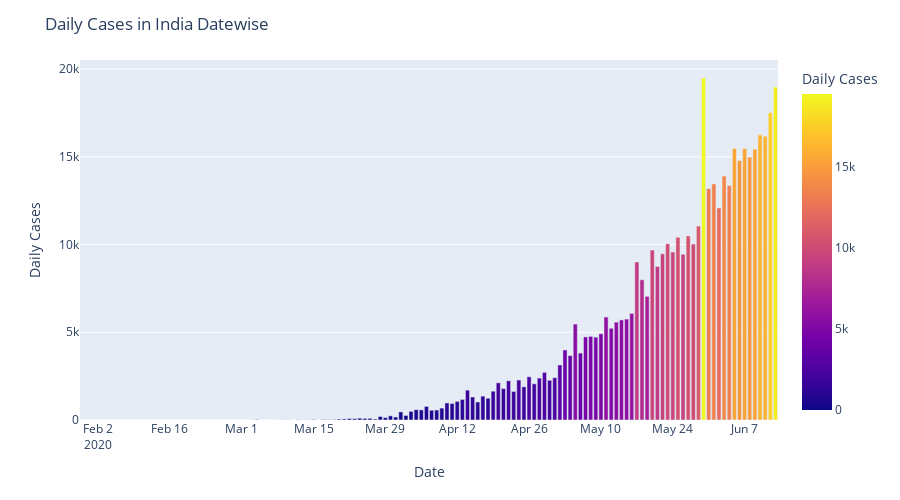

Notebook code cell kept with this figure:
### Markdown cell above
### 1. Daily Cases in India Datewise

### Code cell
#Daily Cases in India Datewise
corona_data = df_corona_in_india.groupby(['Date'])['Total Cases'].sum().reset_index().sort_values('Total Cases',ascending = True)
corona_data['Daily Cases'] = corona_data['Total Cases'].sub(corona_data['Total Cases'].shift()) #subtract and shift  
#shift function can have variable time frame, you could group the values in a weekly as well
## https://www.w3resource.com/pandas/dataframe/dataframe-shift.php 

corona_data['Daily Cases'].iloc[0] = corona_data['Total Cases'].iloc[0] #getting the first item in dataframe
corona_data['Daily Cases'] = corona_data['Daily Cases'].astype(int) #converting to int type
fig = px.bar(corona_data, y='Daily Cases', x='Date',hover_data =['Daily Cases'], color='Daily Cases', height=500) #bar chart using plotly
fig.update_layout(
    title='Daily Cases in India Datewise')
fig.show()

### Figure 1 — Plotly figure (JSON) as saved in the notebook; plotly's stock layout.template omitted (floating-point values rounded to 4 significant figures; data arrays with more than 128 entries replaced by an {"elided": "..."} marker saying what was removed)
{"data": [{"alignmentgroup": "True", "customdata": {"elided": "136x1 int values"}, "hovertemplate": "Date=%{x}<br>Daily Cases=%{marker.color}<extra></extra>", "legendgroup": "", "marker": {"color": {"elided": "136 int values"}, "coloraxis": "coloraxis"}, "name": "", "offsetgroup": "", "orientation": "v", "showlegend": false, "textposition": "auto", "type": "bar", "x": {"elided": "136 str values"}, "xaxis": "x", "y": {"elided": "136 int values"}, "yaxis": "y"}], "layout": {"barmode": "relative", "coloraxis": {"colorbar": {"title": {"text": "Daily Cases"}}, "colorscale": [[0, "#0d0887"], [0.1111, "#46039f"], [0.2222, "#7201a8"], [0.3333, "#9c179e"], [0.4444, "#bd3786"], [0.5556, "#d8576b"], [0.6667, "#ed7953"], [0.7778, "#fb9f3a"], [0.8889, "#fdca26"], [1, "#f0f921"]]}, "height": 500, "legend": {"tracegroupgap": 0}, "margin": {"t": 60}, "title": {"text": "Daily Cases in India Datewise"}, "xaxis": {"anchor": "y", "domain": [0, 1], "title": {"text": "Date"}}, "yaxis": {"anchor": "x", "domain": [0, 1], "title": {"text": "Daily Cases"}}}}
